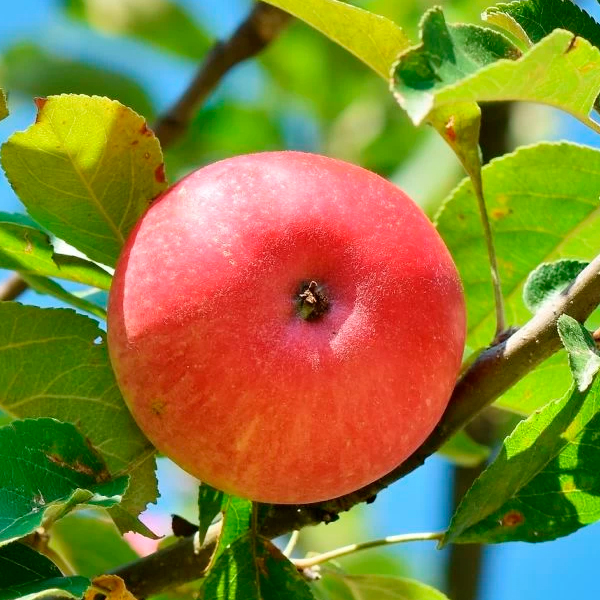
#> input picture semester1/lab2/input/image.jpg, 600 x 600 px
$ python main.py
#> lines starting #> are read from the running program, lines starting #| are printed output that depends on the picture
import cv2 as cv
import numpy as np

from random import random, choice


class Generator:
    def __init__(self, image_path: str, mask_path: str):
#> called with image_path = 'input/image.jpg', mask_path = 'input/mask.jpg'
        self.image = cv.imread(image_path)
#> self.image is the input picture: shape (600, 600, 3); mean B, G, R 55.7, 126.5, 134.6
        self.mask = cv.imread(mask_path)
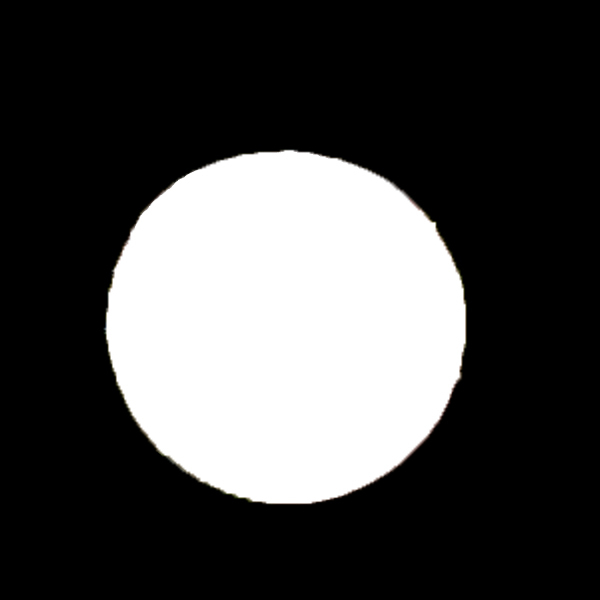
#> input picture semester1/lab2/input/mask.jpg, 600 x 600 px
#> self.mask is the input picture: shape (600, 600, 3); mean B, G, R 70.7, 70.8, 70.9
        self.width, self.height, _ = self.image.shape
#> self.width = 600; self.height = 600

    def process(self, image, save_path, **kwargs):
        #  Поворот на случайный угол
#> called with save_path = 'images/image_2.jpg'
        rotation_matrix = cv.getRotationMatrix2D((self.width // 2, self.height // 2),
                                                 kwargs['angle'], 1.0)
        image = cv.warpAffine(image, rotation_matrix, (self.width, self.height))
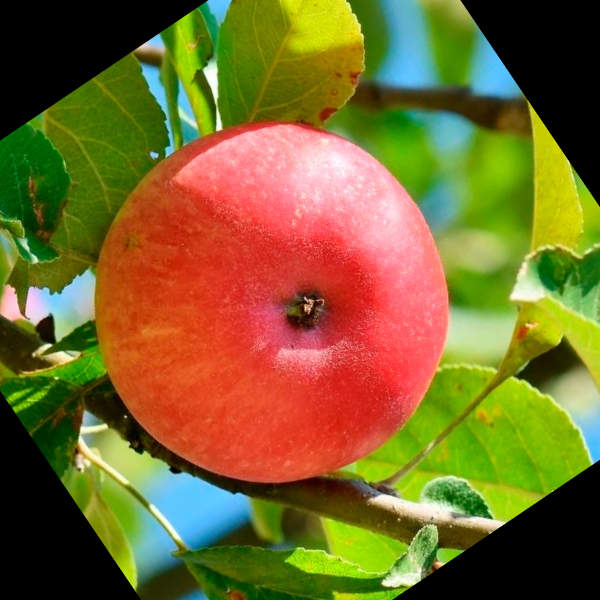
#> image: shape (600, 600, 3); mean of channels 0, 1, 2 43.8, 103.1, 120.4; drawn as B, G, R

        #  Отражение
        if kwargs['flip1'] < 0.5:  # Горизонтальное
            image = cv.flip(image, 1)
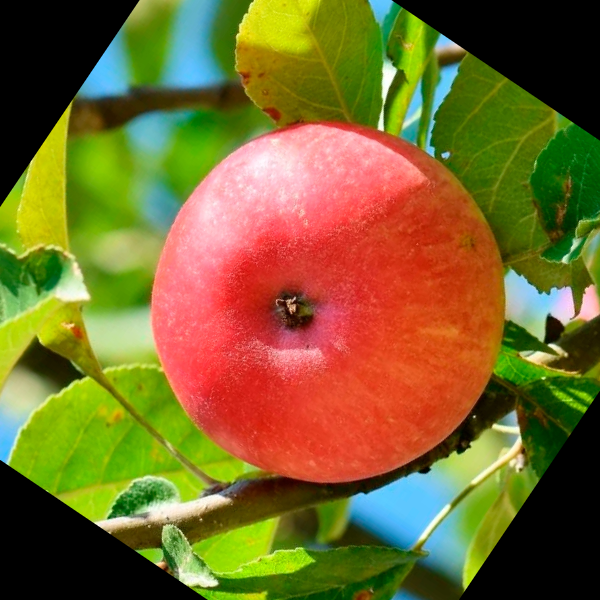
#> image: shape (600, 600, 3); mean of channels 0, 1, 2 43.8, 103.1, 120.4; drawn as B, G, R
        if kwargs['flip0'] < 0.5:  # Вертикальное
            image = cv.flip(image, 0)

        #  Обрезка
        ...  # TODO

        cv.imwrite(save_path, cv.resize(image, (self.width, self.height)))

    def generate_one(self, index):
        #  Параметры
        kwargs = {
            'angle': random() * 360,
            'flip0': random(),
            'flip1': random(),
        }
        ...  # TODO

        self.process(self.image, f'images/image_{index + 1}.jpg', **kwargs)
        self.process(self.mask, f'masks/mask_{index + 1}.jpg', **kwargs)
#> call 2 of process, with save_path = 'masks/mask_2.jpg'
#> in process (call 2), `image = cv.warpAffine(image, rotation_matrix, (self.width, self.height))`:
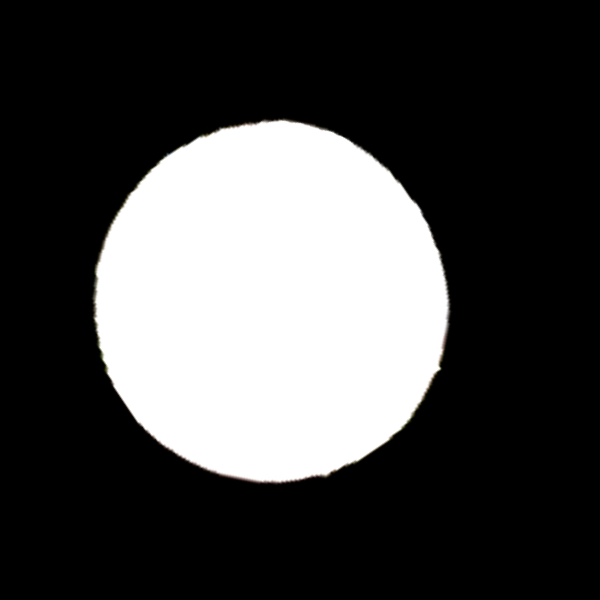
#> image: shape (600, 600, 3); mean of channels 0, 1, 2 70.7, 70.8, 70.9; drawn as B, G, R
#> in process (call 2), `image = cv.flip(image, 1)`:
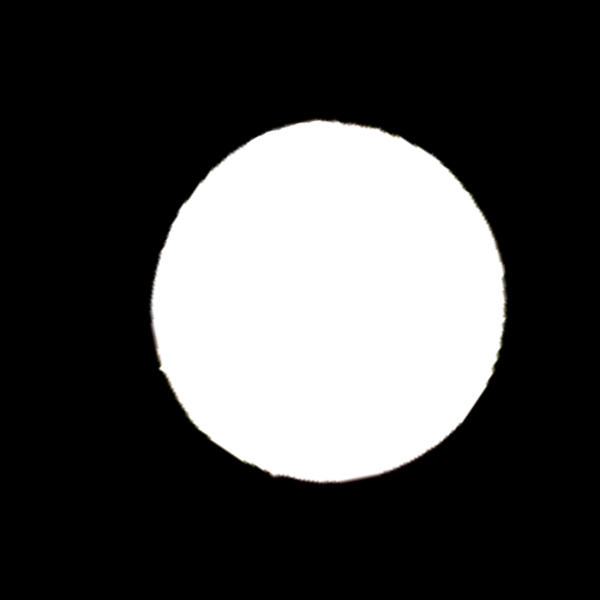
#> image: shape (600, 600, 3); mean of channels 0, 1, 2 70.7, 70.8, 70.9; drawn as B, G, R

    def generate(self, n: int):
        [self.generate_one(_ + 1) for _ in range(n)]


if __name__ == "__main__":
    gen = Generator("input/image.jpg", "input/mask.jpg")
    gen.generate_one(1)
